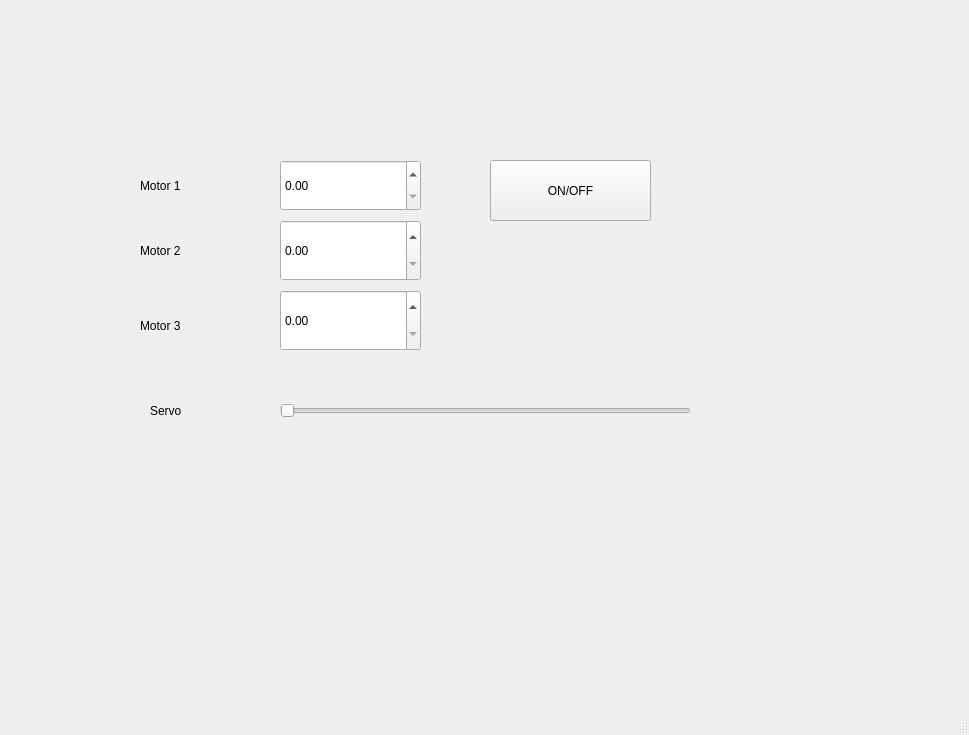
<?xml version="1.0" encoding="UTF-8"?>
<ui version="4.0">
 <class>MainWindow</class>
 <widget class="QMainWindow" name="MainWindow">
  <property name="geometry">
   <rect>
    <x>0</x>
    <y>0</y>
    <width>969</width>
    <height>735</height>
   </rect>
  </property>
  <property name="windowTitle">
   <string>MainWindow</string>
  </property>
  <widget class="QWidget" name="centralwidget">
   <widget class="QPushButton" name="pushButton">
    <property name="geometry">
     <rect>
      <x>490</x>
      <y>160</y>
      <width>161</width>
      <height>61</height>
     </rect>
    </property>
    <property name="text">
     <string>ON/OFF</string>
    </property>
   </widget>
   <widget class="QSlider" name="horizontalSlider">
    <property name="geometry">
     <rect>
      <x>280</x>
      <y>380</y>
      <width>411</width>
      <height>61</height>
     </rect>
    </property>
    <property name="maximum">
     <number>255</number>
    </property>
    <property name="orientation">
     <enum>Qt::Horizontal</enum>
    </property>
   </widget>
   <widget class="QDoubleSpinBox" name="doubleSpinBox">
    <property name="geometry">
     <rect>
      <x>280</x>
      <y>160</y>
      <width>141</width>
      <height>51</height>
     </rect>
    </property>
   </widget>
   <widget class="QDoubleSpinBox" name="doubleSpinBox_2">
    <property name="geometry">
     <rect>
      <x>280</x>
      <y>290</y>
      <width>141</width>
      <height>61</height>
     </rect>
    </property>
   </widget>
   <widget class="QDoubleSpinBox" name="doubleSpinBox_3">
    <property name="geometry">
     <rect>
      <x>280</x>
      <y>220</y>
      <width>141</width>
      <height>61</height>
     </rect>
    </property>
   </widget>
   <widget class="QLabel" name="label">
    <property name="geometry">
     <rect>
      <x>140</x>
      <y>150</y>
      <width>131</width>
      <height>71</height>
     </rect>
    </property>
    <property name="text">
     <string>Motor 1 </string>
    </property>
   </widget>
   <widget class="QLabel" name="label_2">
    <property name="geometry">
     <rect>
      <x>140</x>
      <y>220</y>
      <width>141</width>
      <height>61</height>
     </rect>
    </property>
    <property name="text">
     <string>Motor 2 </string>
    </property>
   </widget>
   <widget class="QLabel" name="label_3">
    <property name="geometry">
     <rect>
      <x>140</x>
      <y>290</y>
      <width>121</width>
      <height>71</height>
     </rect>
    </property>
    <property name="text">
     <string>Motor 3</string>
    </property>
   </widget>
   <widget class="QLabel" name="label_4">
    <property name="geometry">
     <rect>
      <x>150</x>
      <y>380</y>
      <width>101</width>
      <height>61</height>
     </rect>
    </property>
    <property name="text">
     <string>Servo</string>
    </property>
   </widget>
  </widget>
  <widget class="QMenuBar" name="menubar">
   <property name="geometry">
    <rect>
     <x>0</x>
     <y>0</y>
     <width>969</width>
     <height>39</height>
    </rect>
   </property>
  </widget>
  <widget class="QStatusBar" name="statusbar"/>
 </widget>
 <resources/>
 <connections/>
</ui>
